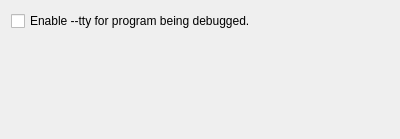
<?xml version="1.0" encoding="UTF-8"?>
<ui version="4.0">
 <class>GdbDebuggerOption</class>
 <widget class="QWidget" name="GdbDebuggerOption">
  <property name="geometry">
   <rect>
    <x>0</x>
    <y>0</y>
    <width>400</width>
    <height>139</height>
   </rect>
  </property>
  <property name="windowTitle">
   <string>Form</string>
  </property>
  <layout class="QVBoxLayout" name="verticalLayout">
   <item>
    <widget class="QCheckBox" name="useTtyCheckBox">
     <property name="text">
      <string>Enable --tty for program being debugged.</string>
     </property>
    </widget>
   </item>
   <item>
    <spacer name="verticalSpacer">
     <property name="orientation">
      <enum>Qt::Vertical</enum>
     </property>
     <property name="sizeHint" stdset="0">
      <size>
       <width>20</width>
       <height>40</height>
      </size>
     </property>
    </spacer>
   </item>
  </layout>
 </widget>
 <resources/>
 <connections/>
</ui>
